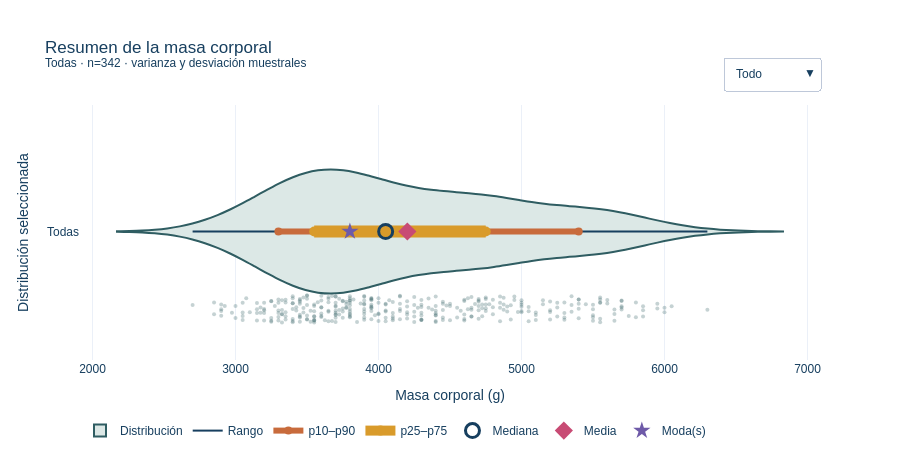

Notebook code for this chart:
### Code cell
# @title Explorar Resumen numérico { display-mode: "form" }
grupo = especie
q10, q25, q75, q90 = masa.quantile([.10, .25, .75, .90])
media, mediana = resumen["media"], resumen["mediana"]
fig = go.Figure()
fig.add_trace(go.Violin(x=masa, y=[grupo] * len(masa), orientation="h", name="Distribución", box_visible=False, meanline_visible=False, points="all", jitter=.22, pointpos=-1.25, fillcolor="#DCE8E6", line_color="#2F5D62", marker={"color": "#2F5D62", "size": 4, "opacity": .28}, hovertemplate="masa=%{x:,.0f} g<extra></extra>"))
fig.add_trace(go.Scatter(x=[masa.min(), masa.max()], y=[grupo, grupo], mode="lines", name="Rango", line={"color": "#173F5F", "width": 2}, hovertemplate="extremo=%{x:,.0f} g<extra>rango</extra>"))
fig.add_trace(go.Scatter(x=[q10, q90], y=[grupo, grupo], mode="lines+markers", name="p10–p90", line={"color": "#C86B3C", "width": 6}, marker={"color": "#C86B3C", "size": 8}, hovertemplate="percentil=%{x:,.0f} g<extra>p10–p90</extra>"))
fig.add_trace(go.Scatter(x=[q25, q75], y=[grupo, grupo], mode="lines+markers", name="p25–p75", line={"color": "#D99B2B", "width": 12}, marker={"color": "#D99B2B", "size": 10}, hovertemplate="cuartil=%{x:,.0f} g<extra>p25–p75</extra>"))
fig.add_trace(go.Scatter(x=[mediana], y=[grupo], mode="markers", name="Mediana", marker={"color": "#173F5F", "size": 14, "symbol": "circle-open", "line": {"width": 3}}, hovertemplate="mediana=%{x:,.0f} g<extra></extra>"))
fig.add_trace(go.Scatter(x=[media], y=[grupo], mode="markers", name="Media", marker={"color": "#C84B74", "size": 14, "symbol": "diamond"}, hovertemplate="media=%{x:,.1f} g<extra></extra>"))
fig.add_trace(go.Scatter(x=modas, y=[grupo] * len(modas), mode="markers", name="Moda(s)", marker={"color": "#6E5AA8", "size": 13, "symbol": "star"}, hovertemplate="moda=%{x:,.0f} g<extra></extra>"))
todos = [True] * 7
fig.update_layout(template="plotly_white", height=470, title=f"Resumen de la masa corporal<br><sup>{grupo} · n={len(masa)} · varianza y desviación muestrales</sup>", xaxis_title="Masa corporal (g)", yaxis_title="Distribución seleccionada", legend={"orientation": "h", "y": -0.22}, margin={"t": 105, "b": 110}, font={"family": "Arial", "color": "#173F5F"}, hoverlabel={"bgcolor": "#FFFFFF"}, updatemenus=[{"x": 1, "y": 1.19, "xanchor": "right", "buttons": [{"label": "Todo", "method": "update", "args": [{"visible": todos}]}, {"label": "Centro", "method": "update", "args": [{"visible": [True, False, False, False, True, True, True]}]}, {"label": "Dispersión", "method": "update", "args": [{"visible": [True, True, True, True, False, False, False]}]}]}])
fig.show()


display(Markdown("**Lo que muestra:** La media y la mediana ubican el centro; la moda señala el valor más repetido. Rango, varianza y desviación cuantifican dispersión, mientras p10–p90 muestra dónde cae el 80% central sin fingir que todos pesan igual."))

### Figure 1 — Plotly figure (JSON) as saved in the notebook; plotly's stock layout.template omitted (floating-point values rounded to 4 significant figures; data arrays with more than 128 entries replaced by an {"elided": "..."} marker saying what was removed)
{"data": [{"box": {"visible": false}, "fillcolor": "#DCE8E6", "hovertemplate": "masa=%{x:,.0f} g<extra></extra>", "jitter": 0.22, "line": {"color": "#2F5D62"}, "marker": {"color": "#2F5D62", "opacity": 0.28, "size": 4}, "meanline": {"visible": false}, "name": "Distribución", "orientation": "h", "pointpos": -1.25, "points": "all", "type": "violin", "x": {"elided": "342 float values"}, "y": {"elided": "342 str values"}}, {"hovertemplate": "extremo=%{x:,.0f} g<extra>rango</extra>", "line": {"color": "#173F5F", "width": 2}, "mode": "lines", "name": "Rango", "type": "scatter", "x": [2700.0, 6300.0], "y": ["Todas", "Todas"]}, {"hovertemplate": "percentil=%{x:,.0f} g<extra>p10–p90</extra>", "line": {"color": "#C86B3C", "width": 6}, "marker": {"color": "#C86B3C", "size": 8}, "mode": "lines+markers", "name": "p10–p90", "type": "scatter", "x": [3300.0, 5400.0], "y": ["Todas", "Todas"]}, {"hovertemplate": "cuartil=%{x:,.0f} g<extra>p25–p75</extra>", "line": {"color": "#D99B2B", "width": 12}, "marker": {"color": "#D99B2B", "size": 10}, "mode": "lines+markers", "name": "p25–p75", "type": "scatter", "x": [3550.0, 4750.0], "y": ["Todas", "Todas"]}, {"hovertemplate": "mediana=%{x:,.0f} g<extra></extra>", "marker": {"color": "#173F5F", "line": {"width": 3}, "size": 14, "symbol": "circle-open"}, "mode": "markers", "name": "Mediana", "type": "scatter", "x": [4050.0], "y": ["Todas"]}, {"hovertemplate": "media=%{x:,.1f} g<extra></extra>", "marker": {"color": "#C84B74", "size": 14, "symbol": "diamond"}, "mode": "markers", "name": "Media", "type": "scatter", "x": [4202.0], "y": ["Todas"]}, {"hovertemplate": "moda=%{x:,.0f} g<extra></extra>", "marker": {"color": "#6E5AA8", "size": 13, "symbol": "star"}, "mode": "markers", "name": "Moda(s)", "type": "scatter", "x": [3800.0], "y": ["Todas"]}], "layout": {"font": {"color": "#173F5F", "family": "Arial"}, "height": 470, "hoverlabel": {"bgcolor": "#FFFFFF"}, "legend": {"orientation": "h", "y": -0.22}, "margin": {"b": 110, "t": 105}, "title": {"text": "Resumen de la masa corporal<br><sup>Todas · n=342 · varianza y desviación muestrales</sup>"}, "updatemenus": [{"buttons": [{"args": [{"visible": [true, true, true, true, true, true, true]}], "label": "Todo", "method": "update"}, {"args": [{"visible": [true, false, false, false, true, true, true]}], "label": "Centro", "method": "update"}, {"args": [{"visible": [true, true, true, true, false, false, false]}], "label": "Dispersión", "method": "update"}], "x": 1, "xanchor": "right", "y": 1.19}], "xaxis": {"title": {"text": "Masa corporal (g)"}}, "yaxis": {"title": {"text": "Distribución seleccionada"}}}}
